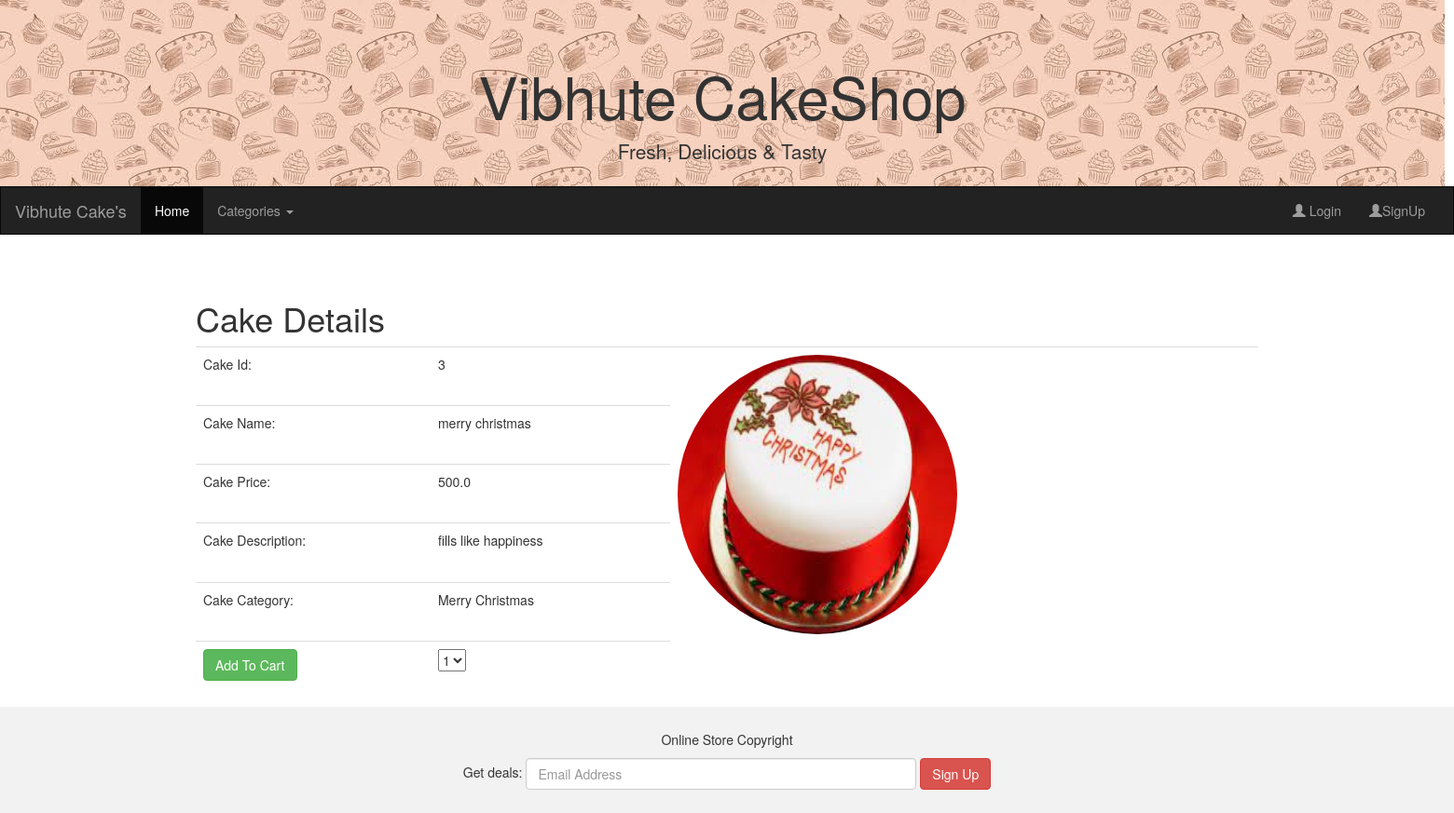
Page /Viewdetails/3 on the committed database.
### Adminapp/models.py (models this page shows, shortened)
class Cake(models.Model):
    cake_name=models.CharField(max_length=100)
    price=models.FloatField(default=300)
    description=models.CharField(max_length=100)
    imageurl=models.ImageField(upload_to="Images",default='abc.jpg')
    category=models.ForeignKey(Category,on_delete=models.CASCADE)
    class Meta:
        db_table="Cake"

class Category(models.Model):
    cat_name=models.CharField(max_length=100)
    def __str__(self):
        return self.cat_name
    class Meta:
        db_table="Category"

### Userapp/views.py (the view)
# urls.py: path('Viewdetails/<id>',views.Viewdetails),
def Viewdetails(request,id):
    cats=Category.objects.all()
    cake=Cake.objects.get(id=id)
    return render(request,'Viewdetails.html',{'cake':cake , 'cats':cats})

### Userapp/templates/Viewdetails.html (shortened to what this page needs)
{% extends "Master.html"%}
{%block content%}
<form method="post" action="/addTocart">
<div class="container">
    <h1>Cake Details</h1>
<table class="table">
    <tr>
        <td>Cake Id:</td><td>{{cake.id}}<input type="hidden" value="{{cake.id}}" name="cake_id"/> </td>
        <td rowspan="5"><img src="{{cake.imageurl.url}}" class="img-circle" height="300px" width="300px"/> </td>
    </tr>
    <tr>
        <td>Cake Name:</td><td>{{cake.cake_name}}</td>
    </tr>
    <tr>
        <td>Cake Price:</td><td>{{cake.price}}</td>
    </tr>
    <tr>
        <td>Cake Description:</td><td>{{cake.description}}</td>
    </tr>
    <tr>
        <td>Cake Category:</td><td>{{cake.category}}</td>
    </tr>
    <tr>
        <td><button type="submit" class="btn btn-success">Add To Cart</button> </td>
        <td><select name="qty">
            <option>1</option>
            </select>
        </td>
    </tr>
</table>
</div>
</form>
{%endblock%}

### rows in the picture
Cake: id "3", imageurl (picture), cake_name "merry christmas", price "500.0", description "fills like happiness", category "Merry Christmas"
